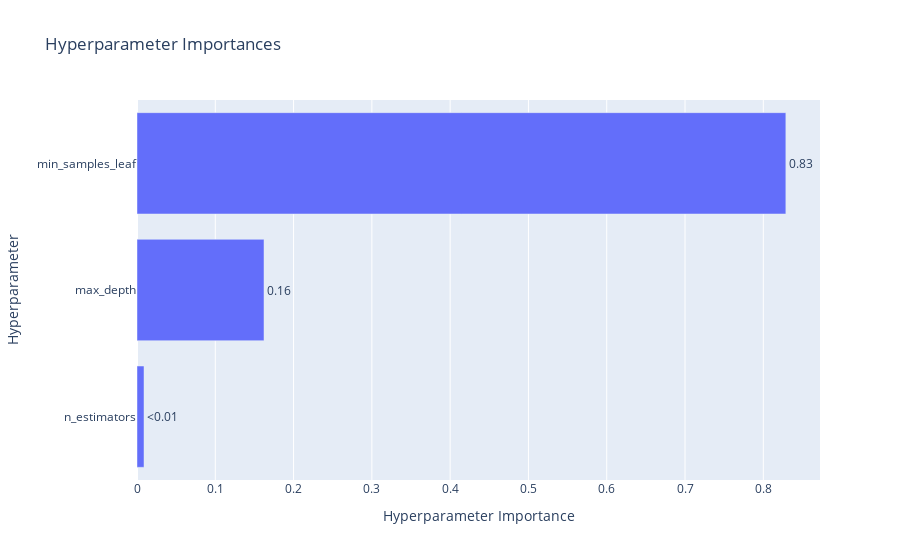

The cell this chart's notebook holds for it:
### Markdown cell above
График важности гиперпараметров - помогает понять, какие гиперпараметры вносят больший вклад в минимизацию/максимизацию метрики.

### Code cell
optuna.visualization.plot_param_importances(study, target_name="f1_score")

### Figure 1 — Plotly figure (JSON) as saved in the notebook; plotly's stock layout.template omitted (floating-point values rounded to 4 significant figures)
{"data": [{"cliponaxis": false, "hovertemplate": ["n_estimators (IntDistribution): 0.008967645322457656<extra></extra>", "max_depth (IntDistribution): 0.16222454890945656<extra></extra>", "min_samples_leaf (IntDistribution): 0.8288078057680858<extra></extra>"], "name": "f1_score", "orientation": "h", "text": ["<0.01", "0.16", "0.83"], "textposition": "outside", "type": "bar", "x": [0.008968, 0.1622, 0.8288], "y": ["n_estimators", "max_depth", "min_samples_leaf"]}], "layout": {"title": {"text": "Hyperparameter Importances"}, "xaxis": {"title": {"text": "Hyperparameter Importance"}}, "yaxis": {"title": {"text": "Hyperparameter"}}}}
